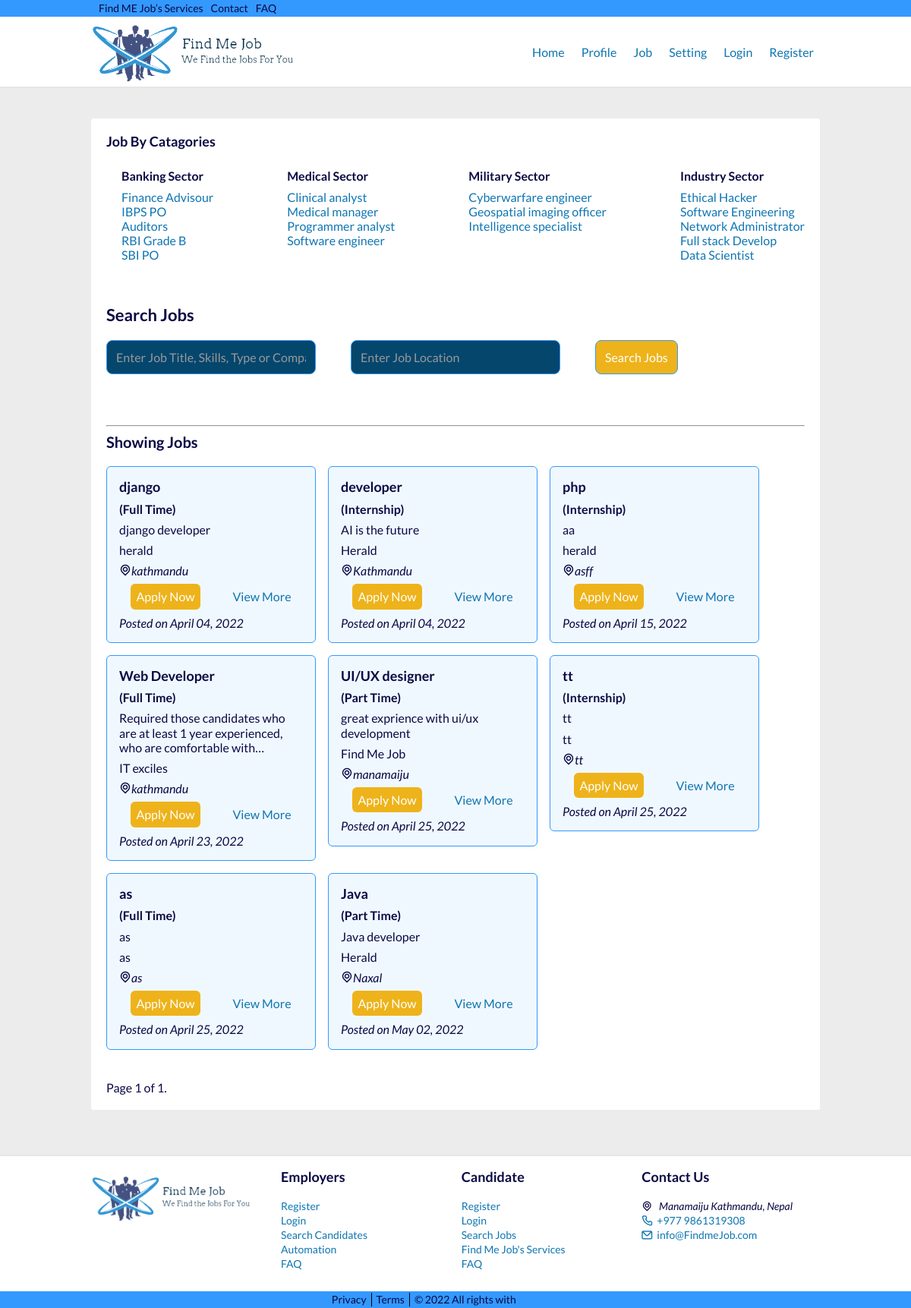
The page /job/ on the database its author committed.
### recruiters/models.py (models this page shows, shortened)
class Job(models.Model):
    recruiter = models.ForeignKey(
        User, related_name='jobs', on_delete=models.CASCADE)
    title = models.CharField(max_length=255)
    company = models.CharField(max_length=200)
    location = models.CharField(max_length=255)
    description = models.TextField()
    skills_req = models.CharField(max_length=200)
    job_type = models.CharField(
        max_length=30, choices=CHOICES, default='Full Time', null=True)
    link = models.URLField(null=True, blank=True)
    slug = AutoSlugField(populate_from='title', unique=True, null=True)
    date_posted = models.DateTimeField(default=timezone.now)

### candidates/views.py (the view, shortened to what this page needs)
# urls.py: path('job/', views.job_search_list, name='job-search-list'),
def job_search_list(request):
    query = request.GET.get('p')
    loc = request.GET.get('q')
    object_list = []
    if(query == None):
        object_list = Job.objects.all()
    if(loc == None):
        locat = Job.objects.all()
    else:
        locat = Job.objects.filter(
            location__icontains=loc).order_by('-date_posted')
    final_list = []
    for i in object_list:
        if i in locat:
            final_list.append(i)
    paginator = Paginator(final_list, 20)
    page_number = request.GET.get('page')
    page_obj = paginator.get_page(page_number)
    context = {
        'jobs': page_obj,
        'query': query,
    }
    return render(request, 'candidates/job_search_list.html', context)

### candidates/templates/candidates/job_search_list.html (shortened to what this page needs)
{% extends "users/layout.html" %} {% load static %} {% block content %}
<div class="container job__container">
  <section class="section__job-1">
    <h3>Job By Catagories</h3>
    <div class="job__catagories">
      <ul class="job__catagory">
        <h4>Banking Sector</h4>
        <li><a href="#">Finance Advisour</a></li>
        <li><a href="#">IBPS PO</a></li>
        <li><a href="#">Auditors</a></li>
        <li><a href="#">RBI Grade B</a></li>
        <li><a href="#">SBI PO</a></li>
      </ul>
      <ul class="job__catagory">
        <h4>Medical Sector</h4>
        <li><a href="#">Clinical analyst</a></li>
        <li><a href="#">Medical manager</a></li>
        <li><a href="#">Programmer analyst</a></li>
        <li><a href="#">Software engineer</a></li>
      </ul>
      <ul class="job__catagory">
        <h4>Military Sector</h4>
        <li><a href="#">Cyberwarfare engineer</a></li>
        <li><a href="#">Geospatial imaging officer</a></li>
        <li><a href="#">Intelligence specialist</a></li>
      </ul>
      <ul class="job__catagory">
        <h4>Industry Sector</h4>
        <li><a href="#">Ethical Hacker</a></li>
        <li><a href="#">Software Engineering</a></li>
        <li><a href="#">Network Administrator</a></li>
        <li><a href="#">Full stack Develop</a></li>
        <li><a href="#">Data Scientist</a></li>
      </ul>
    </div>
  </section>
  <section class="section__job-2">
    <h1>Search Jobs</h1>
    <form
      class="form-signin mt-4"
      action="{% url 'job-search-list' %}"
      method="get"
    >
      <div class="row job__search">
        <div class="col-1">
          <div class="form__group">
            <input
              name="p"
              type="text"
              class="form-control"
              placeholder="Enter Job Title, Skills, Type or Company"
            /><br />
          </div>
        </div>
        <div class="col-2">
          <div class="form__group">
            <input
              name="q"
              type="text"
              class="form-control"
              placeholder="Enter Job Location"
            /><br />
          </div>
        </div>
        <div class="col-3">
          <div class="form__group btn__holder">
            <button class="btn btn-lg btn-warning btn-block" type="submit">
              Search Jobs
            </button>
          </div>
        </div>
      </div>
    </form>
  </section>
  <hr my-2 />
  <section class="section__job-3">
    {%if jobs %}
    <h2 class="show__jobs">Showing Jobs</h2>
    <div class="row show__job-list">
      {% for job in jobs %}
      <div class="job__list">
        <div class="card job-info">
          <h3>{{job.title}}</h3>
          <h4>({{job.job_type}})</h4>
          <p>{{job.description|truncatewords:30}}</p>
          <dt class="job__company">{{job.company}}</dt>
          <address class="job__address">
            <span class="icon-map"></span>{{job.location}}
          </address>
          <div class="btn__holder">
            <a
              class="btn__link applyNow"
              href="{% url 'apply-job' job.slug %}"
              >Apply Now</a
            >
            <a href="{% url 'job-detail' job.slug %}">View More</a>
          </div>
          <div class="card-footer">
            <em>Posted on {{job.date_posted|date:"F d, Y"}}</em>
          </div>
        </div>
      </div>
      {% endfor %}
    </div>
  </section>
  <section class="section__pagination">
    <div class="pagination">
      <span class="step-links">
        <span class="current">
          Page {{ jobs.number }} of {{ jobs.paginator.num_pages }}.
        </span>
      </span>
    </div>
  </section>
</div>
<br />
{% endif %} {% endblock content %}

### users/templates/users/layout.html (shortened to what this page needs)
{% load static %} {% load pwa %}
<!DOCTYPE html>
<html>
<head>
  <link rel="stylesheet" type="text/css" href="{% static 'markup/css/main.css' %}" />
  <link rel="stylesheet" href="{% static '../../static/main.css' %}" />
</head>
<body>
  <div id="wrapper">
    <header id="header">
      <div class="header-top">
        <div class="container">
          <ul>
            <li><a href="#">Find ME Job’s Services</a></li>
            <li><a href="#">Contact</a></li>
            <li><a href="#">FAQ</a></li>
          </ul>
        </div>
      </div>
      <div class="header-bottom">
        <div class="container header-wrap">
          {% if not rec_navbar %}
          <div class="logo">
            <a href="{% url 'detail-candidates' %}"><img src="{% static 'images/logo.png' %}" alt="Logo" />
            </a>
          </div>
          <nav id="nav" class="mob-hide">
            <ul class="nav-list hide">
              <li>
                <a class="nav-item nav-link {{ rec_home_page }}" href="{% url 'detail-recruiters' %}">Home</a>
              </li>
              <li>
                <a class="nav-item nav-link {{ profile_page }}" href="{% url 'my-profile' %}">Profile</a>
              </li>
              <li>
                <a class="nav-item nav-link {{ home_page }}" href="{% url 'home' %}">Job</a>
              </li>
              <li>
                <a class="nav-item nav-link {{ account_page }}" href="{% url 'account' %}">Setting</a>
              </li>
              {% if user.is_authenticated %}
              <!-- <li>
                  <a class="nav-item nav-link" href="{% url 'add-job' %}"
                    >Employers</a
                  >
                </li> -->
              <div class="dropdown">
                <a href="#" id="phoneType" class="dropdown__opener close"><span class="icon-profile"></span><span
                    class="icon-down-arrow"></span></a>
                <ul class="dropdown-menu">
                  <li><a href="{% url 'my-profile' %}">
                      <h2>{{user.username}}</h2>
                    </a></li>
                  <li>
                    <a class="nav-item nav-link" href="{% url 'detail-recruiters' %}">Candidate</a>
                  </li>
                  <li><a href="{% url 'logout' %}">Logout</a></li>
                </ul>
              </div>
              {% else %}
              <li>
                <a class="nav-item nav-link btn" href="{% url 'login' %}">Login</a>
              </li>
              <li>
                <a class="nav-item nav-link" href="{% url 'register' %}">Register</a>
              </li>
          </nav>
          {% endif %}
          {% endif %}
        </div>
      </div>
    </header>
    <div class="container">{% block content %}{% endblock content %}</div>
    <footer id="footer">
      <div class="footer-top">
        <div class="container footer-wrap">
          <div class="logo">
            <a href="index.html"><img src="{% static 'images/logo.png' %}" alt="Logo" />
            </a>
          </div>
          <div class="footer__content">
            <nav class="footer__info employer__info">
              <h3>Employers</h3>
              <ul>
                <li><a href="#">Register</a></li>
                <li><a href="#">Login</a></li>
                <li><a href="#">Search Candidates</a></li>
                <li><a href="#">Automation</a></li>
                <li><a href="#">FAQ</a></li>
              </ul>
            </nav>
            <nav class="footer__info candidates__info">
              <h3>Candidate</h3>
              <ul>
                <li><a href="#">Register</a></li>
                <li><a href="#">Login</a></li>
                <li><a href="#">Search Jobs</a></li>
                <li><a href="#">Find Me Job's Services</a></li>
                <li><a href="#">FAQ</a></li>
              </ul>
            </nav>
            <div class="footer__info contact__info">
              <h3>Contact Us</h3>
              <dl>
                <dd>
                  <address>
                    <span class="icon-map"></span> Manamaiju Kathmandu, Nepal
                  </address>
                </dd>
                <dd>
                  <a href="tel:+9779861319308"><span class="icon-phone"></span>+977 9861319308</a>
                </dd>
                <dd>
                  <a href="mailto:info@FindmeJob.com"><span class="icon-mail"></span>info@FindmeJob.com</a>
                </dd>
              </dl>
            </div>
          </div>
        </div>
      </div>
      <div class="footer-bottom">
        <div class="container footer-info">
          <em>Privacy</em>
          <em>Terms</em>
          <em>&copy; 2022 All rights with
            <a href="index.html">Find Me Job</a></em>
        </div>
      </div>
    </footer>
  </div>
</body>
</html>

### candidates/templates/candidates/job_search_list.html (style rules this page uses)
.section__job-3 { display: block; }
.show__job-list { display: flex; flex-wrap: wrap; gap: 16px; }
.show__jobs { margin-bottom: 20px; }
.job__list { display: block !important; width: 100%; }
@media (min-width: 768px) { .job__list { display: block !important; width: 30%; } }
.job__address, .job__company { margin-bottom: 8px; }
.applyNow { margin-right: 12px; background: #EEB31B; padding: 6px; border-radius: 6px; color: #fff !important; border: 1px solid transparent; }

### rows shown on the page
Job: title "django", job_type "Full Time", description "django developer", company "herald", location "kathmandu", date_posted "April 04, 2022"
Job: title "developer", job_type "Internship", description "AI is the future", company "Herald", location "Kathmandu", date_posted "April 04, 2022"
Job: title "php", job_type "Internship", description "aa", company "herald", location "asff", date_posted "April 15, 2022"
Job: title "Web Developer", job_type "Full Time", description "Required those candidates who are at least 1 year experienced, who are comfortable…", company "IT exciles", location "kathmandu", date_posted "April 23, 2022"
Job: title "UI/UX designer", job_type "Part Time", description "great exprience with ui/ux development", company "Find Me Job", location "manamaiju", date_posted "April 25, 2022"
Job: title "tt", job_type "Internship", description "tt", company "tt", location "tt", date_posted "April 25, 2022"
Job: title "as", job_type "Full Time", description "as", company "as", location "as", date_posted "April 25, 2022"
Job: title "Java", job_type "Part Time", description "Java developer", company "Herald", location "Naxal", date_posted "May 02, 2022"

### other values the page prints
{{ jobs.number }} "1"
{{ jobs.paginator.num_pages }} "1"
